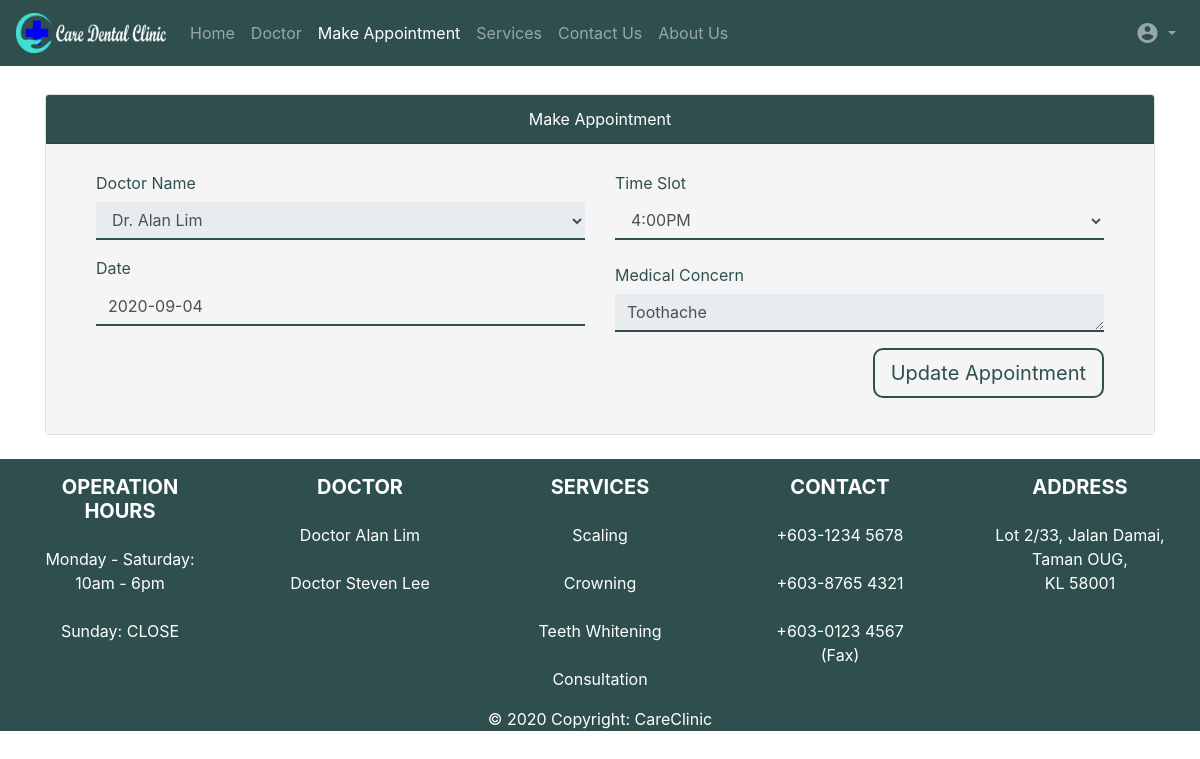
Screenshot of /EditAppointmentPage.php?id=123 (signed in) with the database file from the repository.
### tables this page shows
CREATE TABLE IF NOT EXISTS `appointment` (
  `AppointmentID` int NOT NULL AUTO_INCREMENT,
  `LoginID` varchar(250) NOT NULL,
  `Date` varchar(250) NOT NULL,
  `Time_Slot` varchar(250) NOT NULL,
  `Doctor_Name` varchar(250) NOT NULL,
  `Medical_Concern` longtext NOT NULL,
  `Status` int NOT NULL,
  PRIMARY KEY (`AppointmentID`)
);

### includes/autoLoad.php (called while the page is built, shortened)
<?php
    function autoLoader ($className) {
      $path = 'classes/';
      $extension = '.class.php';
      $fileName = $path . $className . $extension;
    }
?>

### classes/dbh.class.php (called while the page is built, shortened)
<?php
class Dbh {
    private $dbHost = 'localhost';
    private $dbUser = 'root';
    private $dbPass = '';
    private $dbName = 'careclinic';
    protected function connect() {
        $this->conn = new mysqli($this->dbHost , $this->dbUser , $this->dbPass , $this->dbName);
        $this->conn->set_charset('utf8mb4');
        return $this->conn;
    }
}
?>

### classes/appoint.class.php (called while the page is built, shortened)
<?php
class Appoint extends Dbh {
    protected function getSelectedAppointment($AppointmentID) {
        $sql = "SELECT * FROM `appointment` WHERE AppointmentID = ?";
        $stmt = $this->connect()->prepare($sql);
        $stmt->bind_param('s' , $AppointmentID);
        $stmt->execute();
        $arr = $stmt->get_result()->fetch_assoc();
        return $arr;
    }
}
?>

### classes/appointcontr.class.php (called while the page is built, shortened)
<?php
class AppointContr extends Appoint {
    public function showSelectedAppointment($AppointmentID) {
        $result = $this->getSelectedAppointment($AppointmentID);
        return $result;
    }
}

### EditAppointmentPage.php (the view, shortened to what this page needs)
<?php
if(isset($_SESSION['role'])) {
    if($_SESSION['role'] === 'Patient') {
        session_abort(); ?>
    <?php
include_once("includes/autoLoad.php");
$AppointmentID = $_GET['id'];
$selected = new AppointContr();
$data = $selected->showSelectedAppointment($AppointmentID);
$date = $data['Date'];
$time = $data["Time_Slot"];
$name = $data['Doctor_Name'];
$concern = $data['Medical_Concern'];?>
<?php $page = 'makeappointment'; require("Head(Patient).php"); ?>
    <body>
        <br>
        <?php
            if (isset($_SESSION['role'])) {
                echo'
                <div class="col-12">
                    <div class="row justify-content-md-center">
                        <div class="container-xl">';
                            echo'
                            <div class="card">
                                <div class="card-header text-center bg-green">Make Appointment
                                </div>
                                <div class="card-body bg-custom">
                                    <form id="makeappointment-form" method="POST" action="updateAppointment.php">
                                        <div class="col-lg-12 bg-custom">
                                            <div class="row justify-content-md-center">
                                                <div class="col-lg-6">
                                                    <div class="form-group">
                                                        <label class="col-form-label" for="prefereddoctor">Doctor Name</label>
                                                        <select id="prefereddoctor" name="prefereddoctor" readonly class="form-control"  onload="loadData()" onkeyup="loadData()">
                                                            <option value="'.$name.'" selected>Dr. '.$name.'</option>
                                                        </select>
                                                    </div>
                                                    <div class="form-group">
                                                        <label for="dob">Date</label>
                                                        <input type="text" class="form-control" id="date" name="date" placeholder="YYYY-MM-DD"  onkeyup="loadData()"
                                                        value="'.$date.'"/>
                                                    </div>
                                                </div>
                                                <div class="col-lg-6">
                                                    <div class="form-group">
                                                        <label class="col-form-label" for="timeslot">Time Slot</label>
                                                        <select id="timeSlot" name="timeslot" class="form-control">
                                                        <option selected>'.$time.'</option>'
                                                        ?> <?php
                                                        echo '
                                                        </select>
                                                    </div>
                                                        <div class="form-group">
                                                            <label class="col-form-label" for="remark">Medical Concern</label>
                                                            <textarea class="form-control" readonly rows="1" id="medicalconcern" name="medicalconcern" placeholder="Medical Concern">'.$concern.'</textarea>
                                                        </div>
                                                        <input type="hidden" name="AppointmentID" value="'.$AppointmentID.'" >
                                                    </div>
                                                </div>
                                            <div class="row justify-content-md-end">
                                                <div class="col-md-auto">
                                                    <button type="submit" name="save" class="btn-lg button-l mb-3 btn-block">Update Appointment</button>
                                                </div>
                                            </div>
                                        </div>
                                    </form>
                                </div>
                            </div>
                        </div>
                    </div>
                </div>';
            }
        ?>
        <br>
    </body>
<?php require("Footer(Patient).php"); ?>
<?php    } else {
    Header("location: index.php");
    exit();
}
}
else {
    Header("location: index.php");
    exit();
}
?>

### CSS/Header.css (style rules this page uses)
.row { margin: 0px; }

### CSS/Footer.css (style rules this page uses)
.row { margin: 0px; }

### CSS/Custom.css (style rules this page uses)
.bg-green { background-color: #2F4F4F; color: white; }
.bg-custom { background-color: whitesmoke; color: #2F4F4F; }
.row { margin: 0px; }
.button-l { border: 2px solid #2F4F4F; color: #2F4F4F; background-color: transparent; text-align: center; transition-duration: 0.4s; cursor: pointer; border-radius: 10px; outline:none; text-decoration: none; }
.form-control { box-sizing: border-box; border: none; border-bottom: 2px solid #2F4F4F; background-color: transparent ; outline:none; margin-right: 100px; border-radius: 0px; }

### rows the page displays
appointment: date "2020-09-04", timeslot "4:00PM", medicalconcern "Toothache"
